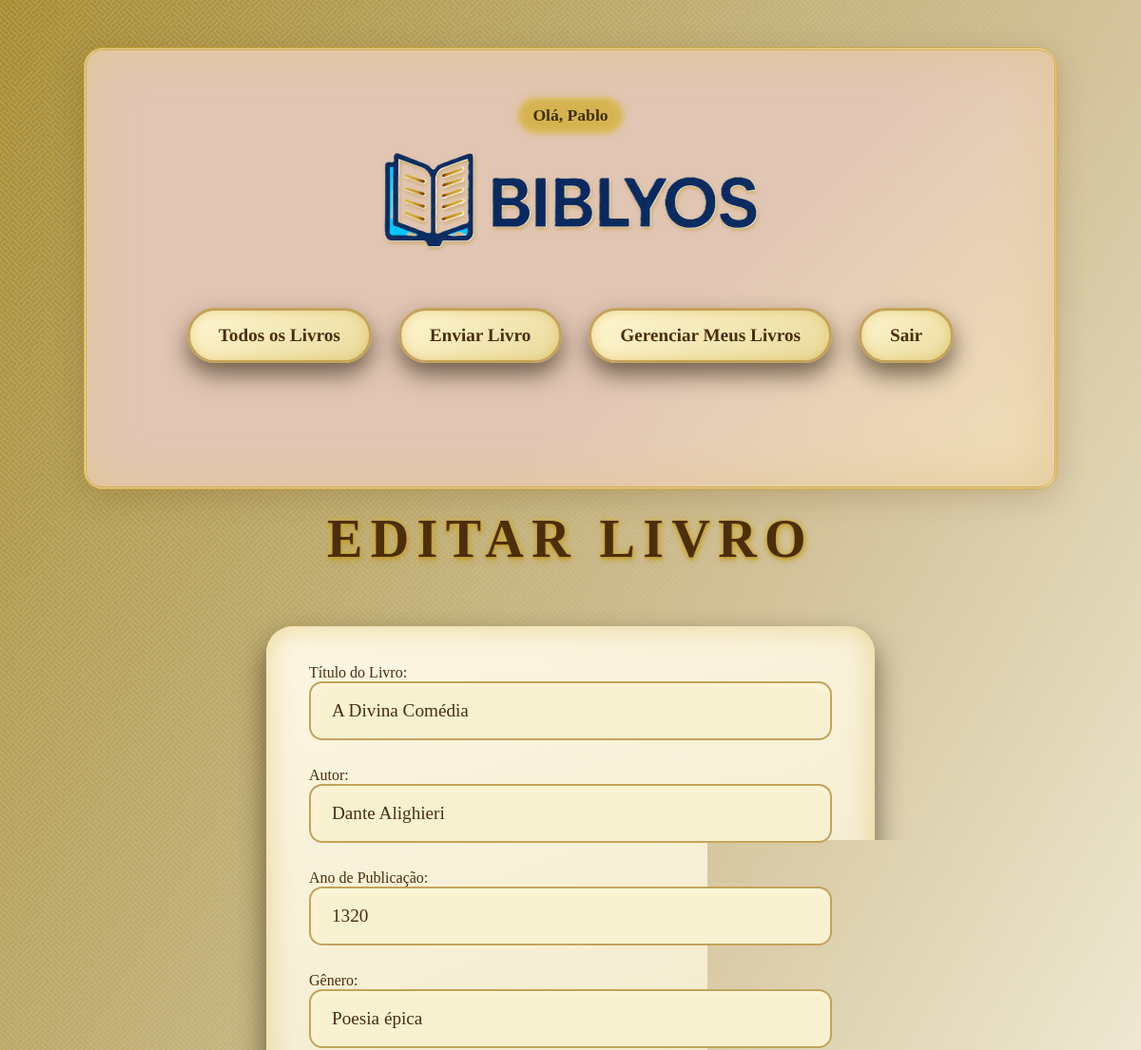
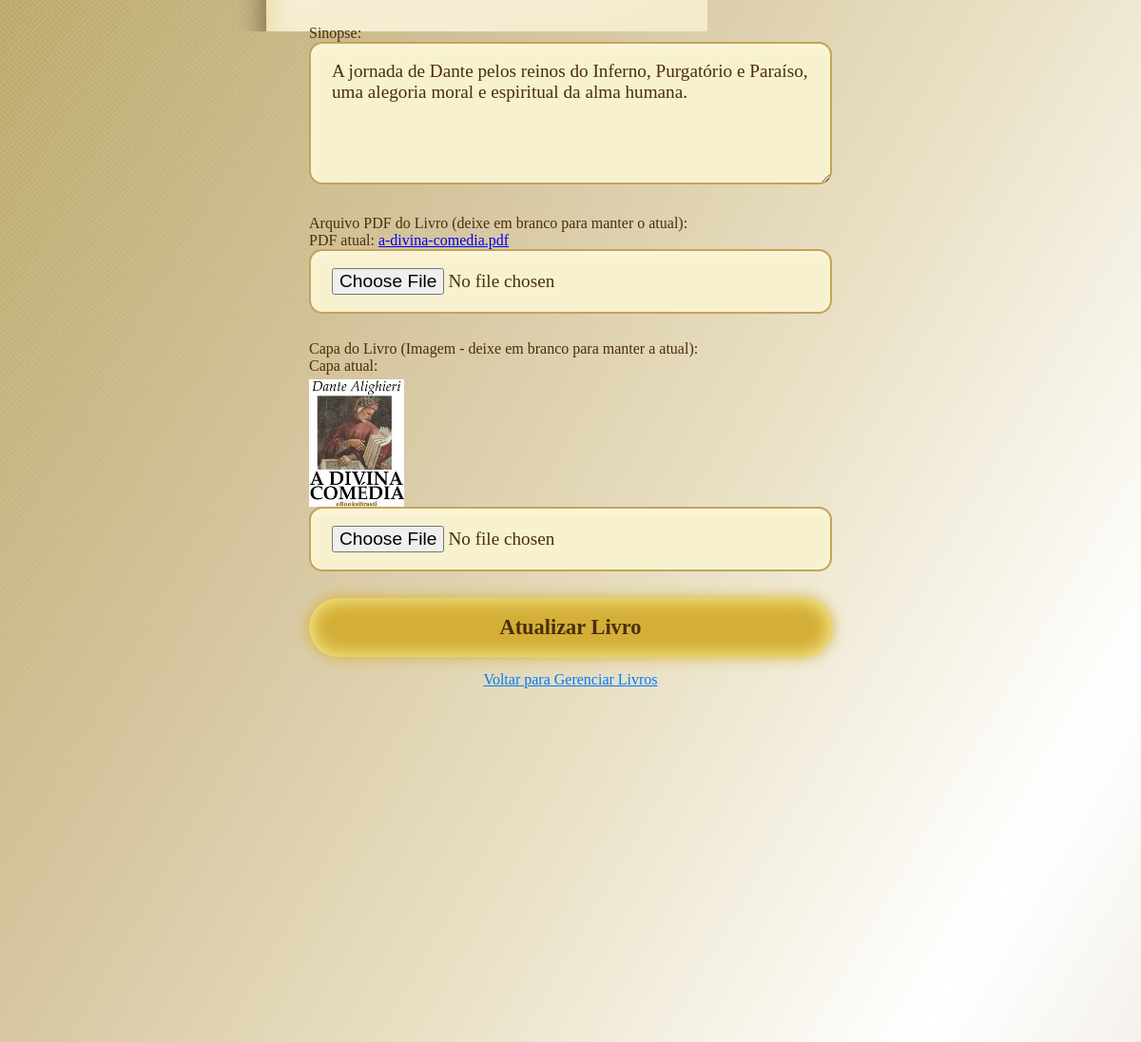
The page /editar_livro.php?id=4 (signed in) on the database its author committed (2 pictures, top to bottom).
### tables this page shows
CREATE TABLE `livros` (
  `id` int(11) NOT NULL,
  `titulo` varchar(255) DEFAULT NULL,
  `autor` varchar(255) DEFAULT NULL,
  `ano_publicacao` int(11) DEFAULT NULL,
  `genero` varchar(100) DEFAULT NULL,
  `livro_pdf` varchar(255) DEFAULT NULL,
  `capa` varchar(255) DEFAULT NULL,
  `sinopse` text DEFAULT NULL
);

### editar_livro.php (the view, shortened to what this page needs)
<?php
include('includes/db.php');
include('includes/header.php');
$livro = null;
if (isset($_GET['id']) && is_numeric($_GET['id'])) {
    $livro_id = $_GET['id'];
    $stmt = $conn->prepare("SELECT * FROM livros WHERE id = ?");
    $stmt->bind_param("i", $livro_id);
    $stmt->execute();
    $result = $stmt->get_result();
    if ($result->num_rows === 1) {
        $livro = $result->fetch_assoc();
    } else {
        $mensagem = "<div class='mensagem error'><p>Livro não encontrado.</p></div>";
    }
} else if ($_SERVER['REQUEST_METHOD'] !== 'POST') {
    header('Location: gerenciar_livros.php');
    exit;
}
?>
<h1 style="text-align: center; margin-top: 20px;">Editar Livro</h1>
<?php if ($livro): ?>
    <form method="post" enctype="multipart/form-data">
        <div class="upload-form-group">
            <label for="titulo">Título do Livro:</label>
            <input type="text" id="titulo" name="titulo" value="<?= htmlspecialchars($livro['titulo']) ?>" required>
        </div>
        <div class="upload-form-group">
            <label for="autor">Autor:</label>
            <input type="text" id="autor" name="autor" value="<?= htmlspecialchars($livro['autor']) ?>" required>
        </div>
        <div class="upload-form-group">
            <label for="ano_publicacao">Ano de Publicação:</label>
            <input type="number" id="ano_publicacao" name="ano_publicacao" min="1000" max="<?= date('Y') + 1 ?>" value="<?= htmlspecialchars($livro['ano_publicacao']) ?>" required>
        </div>
        <div class="upload-form-group">
            <label for="genero">Gênero:</label>
            <input type="text" id="genero" name="genero" value="<?= htmlspecialchars($livro['genero']) ?>">
        </div>
        <div class="upload-form-group">
            <label for="sinopse">Sinopse:</label>
            <textarea id="sinopse" name="sinopse" rows="5"><?= htmlspecialchars($livro['sinopse']) ?></textarea>
        </div>
        <div class="upload-form-group">
            <label for="livro_pdf">Arquivo PDF do Livro (deixe em branco para manter o atual):</label>
            <?php if ($livro['livro_pdf']): ?>
                <p>PDF atual: <a href="uploads/pdfs/<?= htmlspecialchars($livro['livro_pdf']) ?>" target="_blank"><?= htmlspecialchars($livro['livro_pdf']) ?></a></p>
            <?php else: ?>
                <p>Nenhum PDF atual. Um arquivo PDF é obrigatório para este livro.</p>
            <?php endif; ?>
            <input type="file" id="livro_pdf" name="livro_pdf" accept="application/pdf">
        </div>
        <div class="upload-form-group">
            <label for="capa">Capa do Livro (Imagem - deixe em branco para manter a atual):</label>
            <?php if ($livro['capa']): ?>
                <p>Capa atual: <img src="uploads/capas/<?= htmlspecialchars($livro['capa']) ?>" alt="Capa atual" style="max-width: 100px; height: auto; display: block; margin-top: 5px;"></p>
            <?php else: ?>
                <p>Nenhuma capa atual.</p>
            <?php endif; ?>
            <input type="file" id="capa" name="capa" accept="image/*">
        </div>
        <button type="submit">Atualizar Livro</button>
        <p style="text-align: center; margin-top: 15px;"><a href="gerenciar_livros.php" style="background: none; color: #007bff; padding: 0; text-decoration: underline; font-weight: normal;">Voltar para Gerenciar Livros</a></p>
    </form>
<?php else: ?>
    <p style="text-align: center; margin-top: 50px; font-size: 1.2em; color: #666;">Livro não encontrado para edição.</p>
    <p style="text-align: center;"><a href="gerenciar_livros.php">Voltar para a lista de gerenciamento</a></p>
<?php endif; ?>
<?php include('includes/footer.php'); ?>

### css/estilo.css (style rules this page uses)
:root { --brown-dark: #4b2e0b; --brown-light: #c4a35a; --paper-bg: #f9f6f1; --gold: #d4af37; --shadow-dark: rgba(37, 25, 7, 0.6); --shadow-light: rgba(213, 175, 55, 0.45); --font-primary: 'Cinzel', serif; --font-secondary: 'Libre Baskerville', serif; --transition-speed: 0.4s ease-in-out; }
* { margin: 0; padding: 0; box-sizing: border-box; }
body { font-family: var(--font-secondary); background: linear-gradient(120deg, #a17d06 0%, #ffffff 30%, #9e7e47 60%, #ffffff 100%), url('/biblioteca_digital_BIBLYOS/css/imagens/maze-white.png'); background-blend-mode: lighten; background-repeat: repeat; background-size: 300% 300%, auto; color: var(--brown-dark); min-height: 100vh; padding: 50px 15px; overflow-x: hidden; perspective: 1200px; }
h1, h2 { font-family: var(--font-primary); text-align: center; color: var(--brown-dark); letter-spacing: 0.15em; text-shadow: 0 0 6px var(--gold), 0 1px 2px #b78c1d; margin-bottom: 50px; user-select: none; }
h1 { font-size: 3.5rem; text-transform: uppercase; filter: drop-shadow(1px 2px 2px rgba(180, 140, 20, 0.5)); }
form { max-width: 640px; margin: 60px auto; padding: 40px 45px; background: linear-gradient(160deg, #fdf6e3, #e7ddb3); border-radius: 28px; box-shadow: 0 15px 30px var(--shadow-dark), inset 0 0 30px var(--shadow-light); font-family: var(--font-secondary); color: var(--brown-dark); user-select: none; transform-style: preserve-3d; }
form input, form textarea { width: 100%; padding: 18px 22px; margin-bottom: 28px; border-radius: 14px; border: 2.8px solid var(--brown-light); background: #f7f1d0; font-size: 1.2rem; font-family: var(--font-secondary); color: var(--brown-dark); box-shadow: inset 0 3px 8px #fef6d9; transition: border-color 0.35s ease, box-shadow 0.35s ease; resize: vertical; }
form button { width: 100%; background: var(--gold); border: none; border-radius: 50px; font-family: var(--font-primary); font-weight: 700; padding: 18px 0; font-size: 1.4rem; cursor: pointer; color: var(--brown-dark); box-shadow: 0 0 15px var(--gold), inset 0 0 20px #fff9a4; user-select: none; transition: background 0.4s ease, box-shadow 0.4s ease; }

### rows shown on the page
livros: titulo "A Divina Comédia", autor "Dante Alighieri", ano_publicacao "1320", genero "Poesia épica", sinopse "A jornada de Dante pelos reinos do Inferno, Purgatório e Paraíso, uma alegoria moral e espiritual da alma humana.", livro_pdf "a-divina-comedia.pdf", capa (picture)

### other values the page prints
$_SESSION['usuario_nome'] "Pablo"
